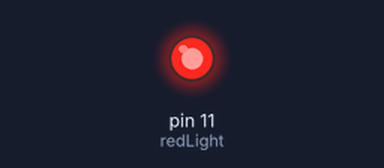
The sketch below on a simulated Arduino Uno, built with avr-gcc and run on an emulated ATmega328P. Shown: output pins drawn as LEDs (lit = HIGH).

Above: at 0.05 s.
At 1.15 s:
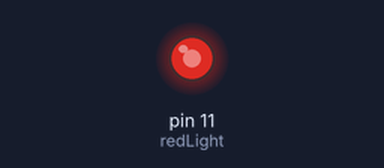
At 2.25 s:
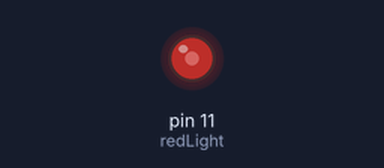
At 3.75 s:
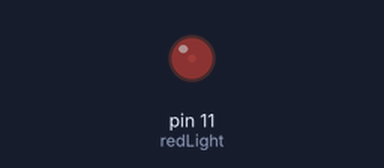
Timing chart, 0 to 8.6 s (numbered marks = the images above):
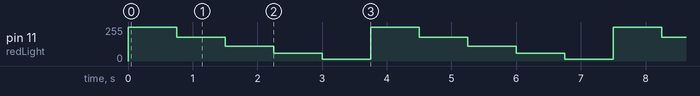

The sketch:

day3_Analog_RedLED.ino
```cpp
int redLight = 11;

int bright = 255;
int lessBright = 180;
int medLight = 110;
int lowish = 60;
int dull = 15;

int timeDelay = 750;

void setup() {
  // put your setup code here, to run once:

  pinMode(redLight, OUTPUT);
}

void loop() {
  // put your main code here, to run repeatedly:

  analogWrite(redLight, bright);
  delay(timeDelay);

  analogWrite(redLight, lessBright);
  delay(timeDelay);

  analogWrite(redLight, medLight);
  delay(timeDelay);

  analogWrite(redLight, lowish);
  delay(timeDelay);

  analogWrite(redLight, dull);
  delay(timeDelay);

}
```

Measured:
- by itself, pin 11 (redLight): repeats every 3.8 s: 180/255 0.75 s, 110/255 0.75 s, 60/255 0.75 s, 15/255 0.75 s, 255/255 0.75 s
